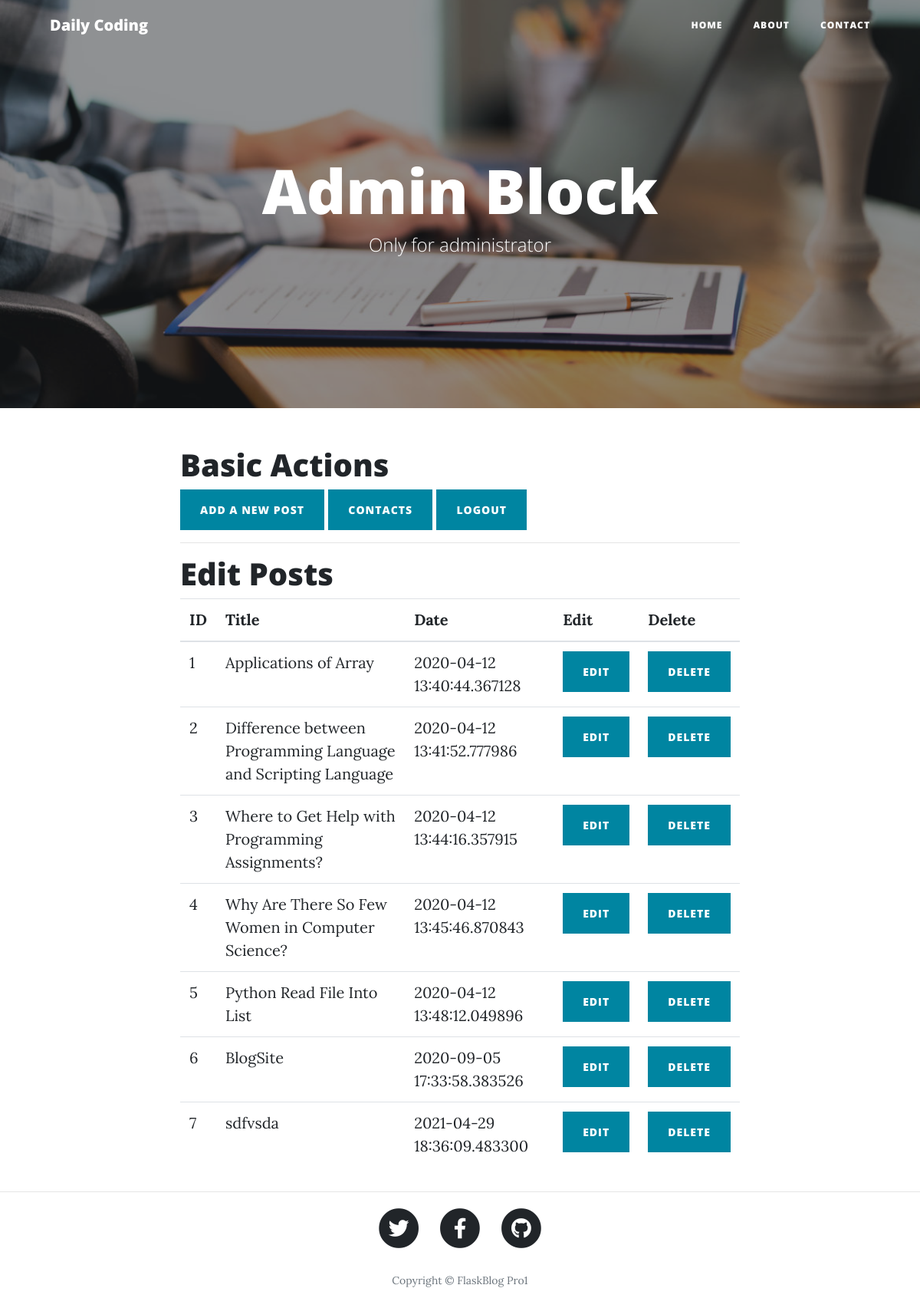
/dashboard (signed in), run on the app's committed database.
### main.py (models this page shows, shortened)
class Post(db.Model):
    id = db.Column(db.Integer, primary_key = True)
    title = db.Column(db.String(50), nullable = False)
    slug = db.Column(db.String(50), nullable = False)
    img_file = db.Column(db.String(20), nullable = True, default="url_for('static', filepath = 'img/post.jpg')")
    content = db.Column(db.Text(), nullable = False)
    date = db.Column(db.DateTime, default = datetime.utcnow)

### main.py (the view, shortened to what this page needs)
@app.route("/dashboard", methods= ['GET','POST'])
def dashboard():
    if ('user' in session and session['user'] == "Shubh2103"):
        post = Post.query.all()
        return render_template('dashboard.html', post = post)

### templates/dashboard.html
{% extends "layout.html" %}
{% block body %}
<header class="masthead" style="background-image: url(static/img/admin.jpg)">
  <div class="overlay"></div>
  <div class="container">
    <div class="row">
      <div class="col-lg-8 col-md-10 mx-auto">
        <div class="site-heading">
          <h1>Admin Block</h1>
          <span class="subheading">Only for administrator</span>
        </div>
      </div>
    </div>
  </div>
</header>
<div class="container">
  <div class="row">
    <div class="col-lg-8 col-md-10 mx-auto">
      <h1>Basic Actions</h1>
      <a href="/edit/0" style="text-decoration: none;"> <button class="btn btn-primary"> Add a new post </button> </a>
      <a href="/people" style="text-decoration: none;"> <button class="btn btn-primary"> Contacts </button> </a>
      <a href="/logout" style="text-decoration: none;"> <button class="btn btn-primary"> LogOut </button> </a>
      <hr>
      <h1>Edit Posts</h1>
      <table class="table">
        <thead>
          <tr>
            <th>ID</th>
            <th>Title</th>
            <th>Date</th>
            <th>Edit</th>
            <th>Delete</th>
          </tr>
        </thead>
        <tbody>
          {% for post in post %}
          <tr>
            <td>{{ post.id }}</td>
            <td>{{ post.title }}</td>
            <td>{{ post.date }}</td>
            <td> <a href="/edit/{{post.id}}"> <button class="btn btn-primary">Edit</button> </a> </td>
            <td> <a href="/delete/{{post.id}}"><button class="btn btn-primary">Delete</button> </a> </td>
          </tr>
          {% endfor %}
        </tbody>
      </table>
    </div>
  </div>
</div>
<hr>
{% endblock %}

### templates/layout.html (shortened to what this page needs)
<!DOCTYPE html>
<html lang="en">
<head>
  <link href="{{ url_for('static', filename = 'vendor/bootstrap/css/bootstrap.min.css') }}" rel="stylesheet">
  <link href="{{ url_for('static', filename = 'vendor/fontawesome-free/css/all.min.css') }}" rel="stylesheet" type="text/css">
  <link href="{{ url_for('static', filename = 'css/clean-blog.min.css') }}" rel="stylesheet">
</head>
<body>
  <nav class="navbar navbar-expand-lg navbar-light fixed-top" id="mainNav">
    <div class="container">
      <a class="navbar-brand" href="/">Daily Coding</a>
      <div class="collapse navbar-collapse" id="navbarResponsive">
        <ul class="navbar-nav ml-auto">
          <li class="nav-item">
            <a class="nav-link" href="/">Home</a>
          </li>
          <li class="nav-item">
            <a class="nav-link" href="/about">About</a>
          </li>
          <li class="nav-item">
            <a class="nav-link" href="/contact">Contact</a>
          </li>
        </ul>
      </div>
    </div>
  </nav>
 {% block body %}
 {% endblock %}
  <footer style = "padding: 5px 0 65px">
    <div class="container">
      <div class="row">
        <div class="col-lg-8 col-md-10 mx-auto">
          <ul class="list-inline text-center">
            <li class="list-inline-item">
              <a href="https://twitter.com/" target = "_blank">
                <span class="fa-stack fa-lg">
                  <i class="fas fa-circle fa-stack-2x"></i>
                  <i class="fab fa-twitter fa-stack-1x fa-inverse"></i>
                </span>
              </a>
            </li>
            <li class="list-inline-item">
              <a href="https://facebook.com/" target = "_blank">
                <span class="fa-stack fa-lg">
                  <i class="fas fa-circle fa-stack-2x"></i>
                  <i class="fab fa-facebook-f fa-stack-1x fa-inverse"></i>
                </span>
              </a>
            </li>
            <li class="list-inline-item">
              <a href="https://github.com/" target = "_blank">
                <span class="fa-stack fa-lg">
                  <i class="fas fa-circle fa-stack-2x"></i>
                  <i class="fab fa-github fa-stack-1x fa-inverse"></i>
                </span>
              </a>
            </li>
          </ul>
          <p class="copyright text-muted">Copyright &copy; FlaskBlog Pro1</p>
        </div>
      </div>
    </div>
  </footer>
</body>
</html>

### data on the page
Post: id "1", title "Applications of Array", date "2020-04-12 13:40:44.367128"
Post: id "2", title "Difference between Programming Language and Scripting Language", date "2020-04-12 13:41:52.777986"
Post: id "3", title "Where to Get Help with Programming Assignments?", date "2020-04-12 13:44:16.357915"
Post: id "4", title "Why Are There So Few Women in Computer Science?", date "2020-04-12 13:45:46.870843"
Post: id "5", title "Python Read File Into List", date "2020-04-12 13:48:12.049896"
Post: id "6", title "BlogSite", date "2020-09-05 17:33:58.383526"
Post: id "7", title "sdfvsda", date "2021-04-29 18:36:09.483300"
